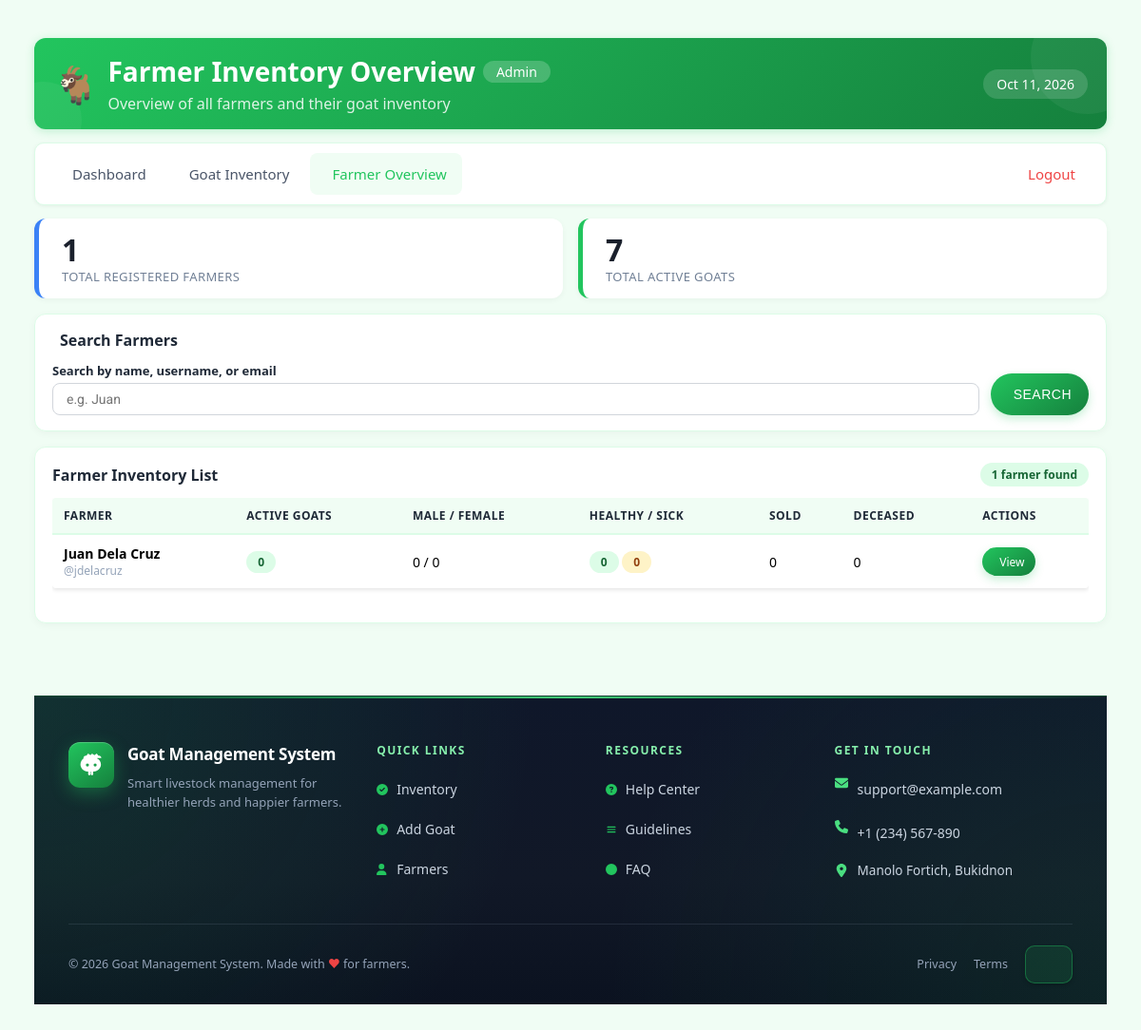
The page /app/goats/farmer-overview.php (signed in) on the database its author committed.
### tables this page shows
CREATE TABLE IF NOT EXISTS users (
    id INT AUTO_INCREMENT PRIMARY KEY,
    full_name VARCHAR(150) NOT NULL DEFAULT '',
    username VARCHAR(50) UNIQUE NOT NULL,
    email VARCHAR(255) UNIQUE NOT NULL,
    password VARCHAR(255) NOT NULL,
    role ENUM('admin', 'manager', 'user') DEFAULT 'user',

     
    status ENUM('active', 'inactive') NOT NULL DEFAULT 'active',

     
    is_verified TINYINT(1) DEFAULT 0,
    verification_token VARCHAR(64),
    email_verification_expires DATETIME NULL,

    created_at TIMESTAMP DEFAULT CURRENT_TIMESTAMP,
    updated_at TIMESTAMP DEFAULT CURRENT_TIMESTAMP ON UPDATE CURRENT_TIMESTAMP
);

### app/goats/farmer-overview.php (the view, shortened to what this page needs)
<?php
require_once '../../config/config.php';
require_once '../../config/functions.php';
$currentRole = $_SESSION['role'];
$search = trim($_GET['q'] ?? '');
$where = "WHERE u.role = 'user'";
$params = [];
$sql = "
    SELECT
        u.id, u.full_name, u.username, u.email,
        COUNT(CASE WHEN g.status = 'active' THEN 1 END) AS active_count,
        COUNT(CASE WHEN g.status = 'active' AND g.sex = 'male' THEN 1 END) AS active_male,
        COUNT(CASE WHEN g.status = 'active' AND g.sex = 'female' THEN 1 END) AS active_female,
        COUNT(CASE WHEN g.status = 'active' AND g.health_status = 'healthy' THEN 1 END) AS healthy_count,
        COUNT(CASE WHEN g.status = 'active' AND g.health_status = 'sick' THEN 1 END) AS sick_count,
        COUNT(CASE WHEN g.status = 'sold' THEN 1 END) AS sold_count,
        COUNT(CASE WHEN g.status = 'deceased' THEN 1 END) AS deceased_count
    FROM users u
    LEFT JOIN goats g ON g.user_id = u.id
    $where
    GROUP BY u.id, u.full_name, u.username, u.email
    ORDER BY active_count DESC, u.full_name ASC
";
$stmt = $pdo->prepare($sql);
$stmt->execute($params);
$farmers = $stmt->fetchAll(PDO::FETCH_ASSOC);
$totalFarmers = count($pdo->query("SELECT id FROM users WHERE role = 'user'")->fetchAll());
$totalActiveGoats = (int)$pdo->query("SELECT COUNT(*) FROM goats WHERE status = 'active'")->fetchColumn();
$isFarmerOverview = (basename($_SERVER['PHP_SELF']) == 'farmer-overview.php');
?>
<div style="width:100%;display:flex;flex-direction:column;background:#f0fdf4;">
    <div class="header-grass">
        <div class="blob-1"></div>
        <div class="blob-2"></div>
        <div class="header-inner">
            <div class="header-title-row">
                <span class="header-goat">🐐</span>
                <div style="min-width:0;">
                    <h1>
                        Farmer Inventory Overview
                        <span class="header-role-badge"><?php echo ucfirst($currentRole); ?></span>
                    </h1>
                    <p>
                        <i class="fas fa-leaf" style="font-size:12px;"></i> Overview of all farmers and their goat inventory
                    </p>
                </div>
            </div>
            <div>
                <span class="header-date-badge">
                    <i class="fas fa-calendar-alt"></i> <?php echo date('M d, Y'); ?>
                </span>
            </div>
        </div>
    </div>
    <nav class="dash-nav">
        <?php
        $dashboardLink = BASE_URL . '/app/' . $currentRole . '/dashboard.php';
        ?>
        <a href="<?php echo $dashboardLink; ?>" class="dash-nav-link">
            <i class="fas fa-tachometer-alt"></i> Dashboard
        </a>
        <a href="<?php echo BASE_URL; ?>/app/goats/dashboard.php" class="dash-nav-link">
            <i class="fas fa-goat"></i> Goat Inventory
        </a>
        <?php if ($isFarmerOverview): ?>
            <span class="dash-nav-link active">
                <i class="fas fa-users"></i> Farmer Overview
            </span>
        <?php else: ?>
            <a href="<?php echo BASE_URL; ?>/app/goats/farmer-overview.php" class="dash-nav-link active">
                <i class="fas fa-users"></i> Farmer Overview
            </a>
        <?php endif; ?>
        <a href="<?php echo BASE_URL; ?>/app/auth/signout.php" class="dash-nav-link logout">
            <i class="fas fa-sign-out-alt"></i> Logout
        </a>
    </nav>
    <div style="display:grid;grid-template-columns:1fr 1fr;gap:16px;margin-bottom:16px;">
        <div class="stat-card" style="border-left-color:#3b82f6;">
            <div class="stat-text">
                <div class="number"><?php echo $totalFarmers; ?></div>
                <div class="label">Total Registered Farmers</div>
            </div>
        </div>
        <div class="stat-card" style="border-left-color:#22C55E;">
            <div class="stat-text">
                <div class="number"><?php echo $totalActiveGoats; ?></div>
                <div class="label">Total Active Goats</div>
            </div>
        </div>
    </div>
    <div class="card" style="margin-bottom:16px;">
        <div class="card-title"><i class="fas fa-search" style="color:#22C55E;"></i> Search Farmers</div>
        <form method="GET" class="search-form">
            <div class="form-group">
                <label for="q">Search by name, username, or email</label>
                <input type="text" id="q" name="q" value="<?php echo htmlspecialchars($search); ?>" placeholder="e.g. Juan">
            </div>
            <div class="btn-group">
                <button type="submit" class="btn btn-primary"><i class="fas fa-search"></i> Search</button>
            </div>
        </form>
    </div>
    <div class="card" style="margin-bottom:16px;">
        <div class="card-title" style="justify-content:space-between;">
            <span><i class="fas fa-list" style="color:#22C55E;"></i> Farmer Inventory List</span>
            <span class="badge-sm" style="background:#dcfce7;color:#166534;">
                <?php echo count($farmers); ?> farmer<?php echo count($farmers) !== 1 ? 's' : ''; ?> found
            </span>
        </div>
        <?php if (empty($farmers)): ?>
            <div style="text-align:center;padding:40px 20px;color:#a0aec0;">
                <i class="fas fa-user-slash" style="font-size:40px;color:#bbf7d0;display:block;margin-bottom:10px;"></i>
                <p style="font-size:14px;margin:0;color:#4a5568;">No farmers found matching your search.</p>
            </div>
        <?php else: ?>
            <div class="table-wrapper">
                <table>
                    <thead>
                        <tr>
                            <th>Farmer</th>
                            <th>Active Goats</th>
                            <th>Male / Female</th>
                            <th>Healthy / Sick</th>
                            <th>Sold</th>
                            <th>Deceased</th>
                            <th>Actions</th>
                        </tr>
                    </thead>
                    <tbody>
                        <?php foreach ($farmers as $f): ?>
                        <tr>
                            <td>
                                <strong><?php echo htmlspecialchars($f['full_name']); ?></strong>
                                <small style="color:#94a3b8;display:block;font-size:12px;">@<?php echo htmlspecialchars($f['username']); ?></small>
                            </td>
                            <td><span class="badge" style="background:#dcfce7;color:#166534;"><?php echo (int)$f['active_count']; ?></span></td>
                            <td><?php echo (int)$f['active_male']; ?> / <?php echo (int)$f['active_female']; ?></td>
                            <td>
                                <span class="badge badge-success"><?php echo (int)$f['healthy_count']; ?></span>
                                <span class="badge badge-danger"><?php echo (int)$f['sick_count']; ?></span>
                            </td>
                            <td><?php echo (int)$f['sold_count']; ?></td>
                            <td><?php echo (int)$f['deceased_count']; ?></td>
                            <td>
                                <a href="<?php echo BASE_URL; ?>/app/goats/dashboard.php?farmer_id=<?php echo $f['id']; ?>" class="btn btn-primary" style="font-size:12px;padding:4px 12px;min-height:30px;">
                                    <i class="fas fa-eye"></i> View
                                </a>
                            </td>
                        </tr>
                        <?php endforeach; ?>
                    </tbody>
                </table>
            </div>
        <?php endif; ?>
    </div>
</div>

### assets/css/style.css (style rules this page uses)
* { margin: 0; padding: 0; box-sizing: border-box; }
body { font-family: 'Roboto', Arial, sans-serif; background: #f5f5f5; display: flex; min-height: 100vh; }
h1 { color: #333; margin-bottom: 20px; font-weight: 400; }
.card { background: white; border-radius: 4px; box-shadow: 0 2px 4px rgba(0, 0, 0, 0.1); padding: 20px; margin-bottom: 20px; }
.form-group { margin-bottom: 20px; }
label { display: block; margin-bottom: 8px; color: #666; font-weight: 500; font-size: 14px; }
input[type="text"], input[type="email"], input[type="password"], select { width: 100%; padding: 12px; border: 1px solid #ddd; border-radius: 4px; font-size: 14px; font-family: 'Roboto', Arial, sans-serif; transition: border-color 0.2s; }
button { background: #1976d2; color: white; padding: 10px 24px; border: none; border-radius: 4px; cursor: pointer; font-size: 14px; font-weight: 500; text-transform: uppercase; letter-spacing: 0.5px; box-shadow: 0 2px 4px rgba(0, 0, 0, 0.2); transition: background 0.2s, box-shadow 0.2s; }
a { color: #1976d2; text-decoration: none; }
table { width: 100%; border-collapse: collapse; background: white; border-radius: 4px; overflow: hidden; box-shadow: 0 2px 4px rgba(0, 0, 0, 0.1); margin-bottom: 20px; }
table th, table td { padding: 12px 15px; text-align: left; border-bottom: 1px solid #eee; font-size: 14px; }
table thead th { background: #fafafa; color: #666; font-weight: 500; text-transform: uppercase; font-size: 12px; letter-spacing: 0.5px; }
.badge { display: inline-block; padding: 4px 10px; border-radius: 12px; font-size: 12px; font-weight: 500; color: white; text-transform: capitalize; }

### rows shown on the page
users: full_name "Juan Dela Cruz", username "jdelacruz", active_count "0", active_male "0", active_female "0", healthy_count "0", sick_count "0", sold_count "0", deceased_count "0", $f['id'] 3 (drawn)

### other values the page prints
$currentRole "Admin"
$totalFarmers "1"
$totalActiveGoats "7"
count($farmers) "1"
$siteName "Goat Management System"
